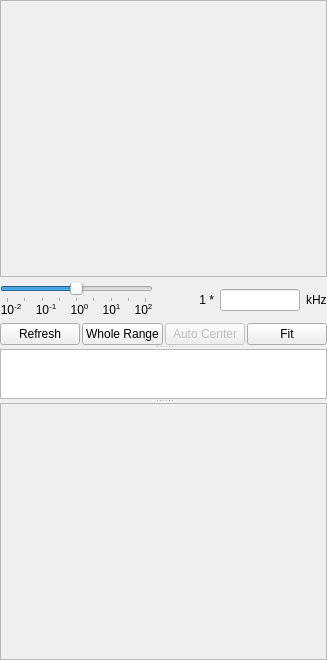
          <widget class="QWidget" name="page_spectra_fit">
           <layout class="QVBoxLayout" name="verticalLayout_27">
            <property name="spacing">
             <number>0</number>
            </property>
            <property name="leftMargin">
             <number>0</number>
            </property>
            <property name="topMargin">
             <number>0</number>
            </property>
            <property name="rightMargin">
             <number>0</number>
            </property>
            <property name="bottomMargin">
             <number>0</number>
            </property>
            <item>
             <widget class="QSplitter" name="splitter_7">
              <property name="orientation">
               <enum>Qt::Vertical</enum>
              </property>
              <widget class="QWidget" name="layoutWidget">
               <layout class="QVBoxLayout" name="verticalLayout_20">
                <item>
                 <widget class="QFrame" name="frame_spectra_fit">
                  <property name="sizePolicy">
                   <sizepolicy hsizetype="Preferred" vsizetype="Expanding">
                    <horstretch>0</horstretch>
                    <verstretch>1</verstretch>
                   </sizepolicy>
                  </property>
                  <property name="minimumSize">
                   <size>
                    <width>0</width>
                    <height>200</height>
                   </size>
                  </property>
                  <property name="contextMenuPolicy">
                   <enum>Qt::CustomContextMenu</enum>
                  </property>
                  <property name="frameShape">
                   <enum>QFrame::StyledPanel</enum>
                  </property>
                  <property name="frameShadow">
                   <enum>QFrame::Sunken</enum>
                  </property>
                 </widget>
                </item>
                <item>
                 <layout class="QHBoxLayout" name="horizontalLayout_22">
                  <property name="spacing">
                   <number>6</number>
                  </property>
                  <item>
                   <layout class="QVBoxLayout" name="verticalLayout_43">
                    <property name="spacing">
                     <number>0</number>
                    </property>
                    <item>
                     <widget class="QSlider" name="horizontalSlider_spectra_fit_spanctrl">
                      <property name="sizePolicy">
                       <sizepolicy hsizetype="Preferred" vsizetype="Fixed">
                        <horstretch>0</horstretch>
                        <verstretch>0</verstretch>
                       </sizepolicy>
                      </property>
                      <property name="minimum">
                       <number>-20</number>
                      </property>
                      <property name="maximum">
                       <number>20</number>
                      </property>
                      <property name="singleStep">
                       <number>1</number>
                      </property>
                      <property name="pageStep">
                       <number>5</number>
                      </property>
                      <property name="orientation">
                       <enum>Qt::Horizontal</enum>
                      </property>
                      <property name="tickPosition">
                       <enum>QSlider::TicksBelow</enum>
                      </property>
                      <property name="tickInterval">
                       <number>5</number>
                      </property>
                     </widget>
                    </item>
                    <item>
                     <layout class="QHBoxLayout" name="horizontalLayout_14">
                      <property name="spacing">
                       <number>0</number>
                      </property>
                      <item>
                       <widget class="QLabel" name="label_11">
                        <property name="sizePolicy">
                         <sizepolicy hsizetype="Preferred" vsizetype="Fixed">
                          <horstretch>0</horstretch>
                          <verstretch>0</verstretch>
                         </sizepolicy>
                        </property>
                        <property name="text">
                         <string>&lt;html&gt;&lt;head/&gt;&lt;body&gt;&lt;p&gt;10&lt;span style=&quot; vertical-align:super;&quot;&gt;-2&lt;/span&gt;&lt;/p&gt;&lt;/body&gt;&lt;/html&gt;</string>
                        </property>
                        <property name="alignment">
                         <set>Qt::AlignCenter</set>
                        </property>
                       </widget>
                      </item>
                      <item>
                       <spacer name="horizontalSpacer_18">
                        <property name="orientation">
                         <enum>Qt::Horizontal</enum>
                        </property>
                        <property name="sizeHint" stdset="0">
                         <size>
                          <width>0</width>
                          <height>10</height>
                         </size>
                        </property>
                       </spacer>
                      </item>
                      <item>
                       <widget class="QLabel" name="label_12">
                        <property name="sizePolicy">
                         <sizepolicy hsizetype="Preferred" vsizetype="Fixed">
                          <horstretch>0</horstretch>
                          <verstretch>0</verstretch>
                         </sizepolicy>
                        </property>
                        <property name="text">
                         <string>&lt;html&gt;&lt;head/&gt;&lt;body&gt;&lt;p&gt;10&lt;span style=&quot; vertical-align:super;&quot;&gt;-1&lt;/span&gt;&lt;/p&gt;&lt;/body&gt;&lt;/html&gt;</string>
                        </property>
                        <property name="alignment">
                         <set>Qt::AlignCenter</set>
                        </property>
                       </widget>
                      </item>
                      <item>
                       <spacer name="horizontalSpacer_19">
                        <property name="orientation">
                         <enum>Qt::Horizontal</enum>
                        </property>
                        <property name="sizeHint" stdset="0">
                         <size>
                          <width>0</width>
                          <height>10</height>
                         </size>
                        </property>
                       </spacer>
                      </item>
                      <item>
                       <widget class="QLabel" name="label_15">
                        <property name="sizePolicy">
                         <sizepolicy hsizetype="Preferred" vsizetype="Fixed">
                          <horstretch>0</horstretch>
                          <verstretch>0</verstretch>
                         </sizepolicy>
                        </property>
                        <property name="text">
                         <string>&lt;html&gt;&lt;head/&gt;&lt;body&gt;&lt;p&gt;10&lt;span style=&quot; vertical-align:super;&quot;&gt;0&lt;/span&gt;&lt;/p&gt;&lt;/body&gt;&lt;/html&gt;</string>
                        </property>
                        <property name="alignment">
                         <set>Qt::AlignCenter</set>
                        </property>
                       </widget>
                      </item>
                      <item>
                       <spacer name="horizontalSpacer_20">
                        <property name="orientation">
                         <enum>Qt::Horizontal</enum>
                        </property>
                        <property name="sizeHint" stdset="0">
                         <size>
                          <width>0</width>
                          <height>10</height>
                         </size>
                        </property>
                       </spacer>
                      </item>
                      <item>
                       <widget class="QLabel" name="label_16">
                        <property name="sizePolicy">
                         <sizepolicy hsizetype="Preferred" vsizetype="Fixed">
                          <horstretch>0</horstretch>
                          <verstretch>0</verstretch>
                         </sizepolicy>
                        </property>
                        <property name="text">
                         <string>&lt;html&gt;&lt;head/&gt;&lt;body&gt;&lt;p&gt;10&lt;span style=&quot; vertical-align:super;&quot;&gt;1&lt;/span&gt;&lt;/p&gt;&lt;/body&gt;&lt;/html&gt;</string>
                        </property>
                        <property name="alignment">
                         <set>Qt::AlignCenter</set>
                        </property>
                       </widget>
                      </item>
                      <item>
                       <spacer name="horizontalSpacer_21">
                        <property name="orientation">
                         <enum>Qt::Horizontal</enum>
                        </property>
                        <property name="sizeHint" stdset="0">
                         <size>
                          <width>0</width>
                          <height>10</height>
                         </size>
                        </property>
                       </spacer>
                      </item>
                      <item>
                       <widget class="QLabel" name="label_17">
                        <property name="sizePolicy">
                         <sizepolicy hsizetype="Preferred" vsizetype="Fixed">
                          <horstretch>0</horstretch>
                          <verstretch>0</verstretch>
                         </sizepolicy>
                        </property>
                        <property name="text">
                         <string>&lt;html&gt;&lt;head/&gt;&lt;body&gt;&lt;p&gt;10&lt;span style=&quot; vertical-align:super;&quot;&gt;2&lt;/span&gt;&lt;/p&gt;&lt;/body&gt;&lt;/html&gt;</string>
                        </property>
                        <property name="alignment">
                         <set>Qt::AlignCenter</set>
                        </property>
                       </widget>
                      </item>
                     </layout>
                    </item>
                   </layout>
                  </item>
                  <item>
                   <widget class="QLabel" name="label_spectra_fit_zoomtimes">
                    <property name="sizePolicy">
                     <sizepolicy hsizetype="Preferred" vsizetype="Fixed">
                      <horstretch>0</horstretch>
                      <verstretch>0</verstretch>
                     </sizepolicy>
                    </property>
                    <property name="minimumSize">
                     <size>
                      <width>55</width>
                      <height>0</height>
                     </size>
                    </property>
                    <property name="maximumSize">
                     <size>
                      <width>55</width>
                      <height>16777215</height>
                     </size>
                    </property>
                    <property name="text">
                     <string>1 *</string>
                    </property>
                    <property name="alignment">
                     <set>Qt::AlignRight|Qt::AlignTrailing|Qt::AlignVCenter</set>
                    </property>
                    <property name="buddy">
                     <cstring>lineEdit_spectra_fit_span</cstring>
                    </property>
                   </widget>
                  </item>
                  <item>
                   <widget class="QLineEdit" name="lineEdit_spectra_fit_span">
                    <property name="sizePolicy">
                     <sizepolicy hsizetype="Fixed" vsizetype="Fixed">
                      <horstretch>0</horstretch>
                      <verstretch>0</verstretch>
                     </sizepolicy>
                    </property>
                    <property name="maximumSize">
                     <size>
                      <width>80</width>
                      <height>16777215</height>
                     </size>
                    </property>
                    <property name="readOnly">
                     <bool>true</bool>
                    </property>
                   </widget>
                  </item>
                  <item>
                   <widget class="QLabel" name="label_5">
                    <property name="sizePolicy">
                     <sizepolicy hsizetype="Fixed" vsizetype="Fixed">
                      <horstretch>0</horstretch>
                      <verstretch>0</verstretch>
                     </sizepolicy>
                    </property>
                    <property name="text">
                     <string>kHz</string>
                    </property>
                    <property name="buddy">
                     <cstring>lineEdit_spectra_fit_span</cstring>
                    </property>
                   </widget>
                  </item>
                 </layout>
                </item>
                <item>
                 <layout class="QHBoxLayout" name="horizontalLayout_4">
                  <property name="spacing">
                   <number>2</number>
                  </property>
                  <item>
                   <spacer name="horizontalSpacer_2">
                    <property name="orientation">
                     <enum>Qt::Horizontal</enum>
                    </property>
                    <property name="sizeType">
                     <enum>QSizePolicy::Expanding</enum>
                    </property>
                    <property name="sizeHint" stdset="0">
                     <size>
                      <width>0</width>
                      <height>20</height>
                     </size>
                    </property>
                   </spacer>
                  </item>
                  <item>
                   <widget class="QPushButton" name="pushButton_spectra_fit_refresh">
                    <property name="sizePolicy">
                     <sizepolicy hsizetype="Minimum" vsizetype="Fixed">
                      <horstretch>0</horstretch>
                      <verstretch>0</verstretch>
                     </sizepolicy>
                    </property>
                    <property name="text">
                     <string>Refresh</string>
                    </property>
                   </widget>
                  </item>
                  <item>
                   <widget class="QPushButton" name="pushButton_spectra_fit_showall">
                    <property name="text">
                     <string>Whole Range</string>
                    </property>
                   </widget>
                  </item>
                  <item>
                   <widget class="QPushButton" name="pushButton_spectra_fit_autocntr">
                    <property name="enabled">
                     <bool>false</bool>
                    </property>
                    <property name="autoFillBackground">
                     <bool>false</bool>
                    </property>
                    <property name="text">
                     <string>Auto Center</string>
                    </property>
                   </widget>
                  </item>
                  <item>
                   <widget class="QPushButton" name="pushButton_spectra_fit_fit">
                    <property name="sizePolicy">
                     <sizepolicy hsizetype="Minimum" vsizetype="Fixed">
                      <horstretch>0</horstretch>
                      <verstretch>0</verstretch>
                     </sizepolicy>
                    </property>
                    <property name="text">
                     <string>Fit</string>
                    </property>
                   </widget>
                  </item>
                 </layout>
                </item>
               </layout>
              </widget>
              <widget class="QTextBrowser" name="textBrowser_spectra_fit_result">
               <property name="sizePolicy">
                <sizepolicy hsizetype="Minimum" vsizetype="Preferred">
                 <horstretch>0</horstretch>
                 <verstretch>0</verstretch>
                </sizepolicy>
               </property>
               <property name="minimumSize">
                <size>
                 <width>0</width>
                 <height>50</height>
                </size>
               </property>
               <property name="maximumSize">
                <size>
                 <width>16777215</width>
                 <height>50</height>
                </size>
               </property>
               <property name="html">
                <string>&lt;!DOCTYPE HTML PUBLIC &quot;-//W3C//DTD HTML 4.0//EN&quot; &quot;http://www.w3.org/TR/REC-html40/strict.dtd&quot;&gt;
&lt;html&gt;&lt;head&gt;&lt;meta name=&quot;qrichtext&quot; content=&quot;1&quot; /&gt;&lt;style type=&quot;text/css&quot;&gt;
p, li { white-space: pre-wrap; }
&lt;/style&gt;&lt;/head&gt;&lt;body style=&quot; font-family:'MS Shell Dlg 2'; font-size:8.25pt; font-weight:400; font-style:normal;&quot;&gt;
&lt;p style=&quot;-qt-paragraph-type:empty; margin-top:0px; margin-bottom:0px; margin-left:0px; margin-right:0px; -qt-block-indent:0; text-indent:0px;&quot;&gt;&lt;br /&gt;&lt;/p&gt;&lt;/body&gt;&lt;/html&gt;</string>
               </property>
              </widget>
              <widget class="QWidget" name="layoutWidget">
               <layout class="QVBoxLayout" name="verticalLayout_21">
                <property name="spacing">
                 <number>0</number>
                </property>
                <item>
                 <widget class="QFrame" name="frame_spectra_fit_polar">
                  <property name="sizePolicy">
                   <sizepolicy hsizetype="Preferred" vsizetype="Expanding">
                    <horstretch>0</horstretch>
                    <verstretch>2</verstretch>
                   </sizepolicy>
                  </property>
                  <property name="minimumSize">
                   <size>
                    <width>0</width>
                    <height>200</height>
                   </size>
                  </property>
                  <property name="frameShape">
                   <enum>QFrame::StyledPanel</enum>
                  </property>
                  <property name="frameShadow">
                   <enum>QFrame::Sunken</enum>
                  </property>
                 </widget>
                </item>
                <item>
                 <spacer name="verticalSpacer_7">
                  <property name="orientation">
                   <enum>Qt::Vertical</enum>
                  </property>
                  <property name="sizeType">
                   <enum>QSizePolicy::Expanding</enum>
                  </property>
                  <property name="sizeHint" stdset="0">
                   <size>
                    <width>20</width>
                    <height>0</height>
                   </size>
                  </property>
                 </spacer>
                </item>
               </layout>
              </widget>
             </widget>
            </item>
           </layout>
          </widget>
